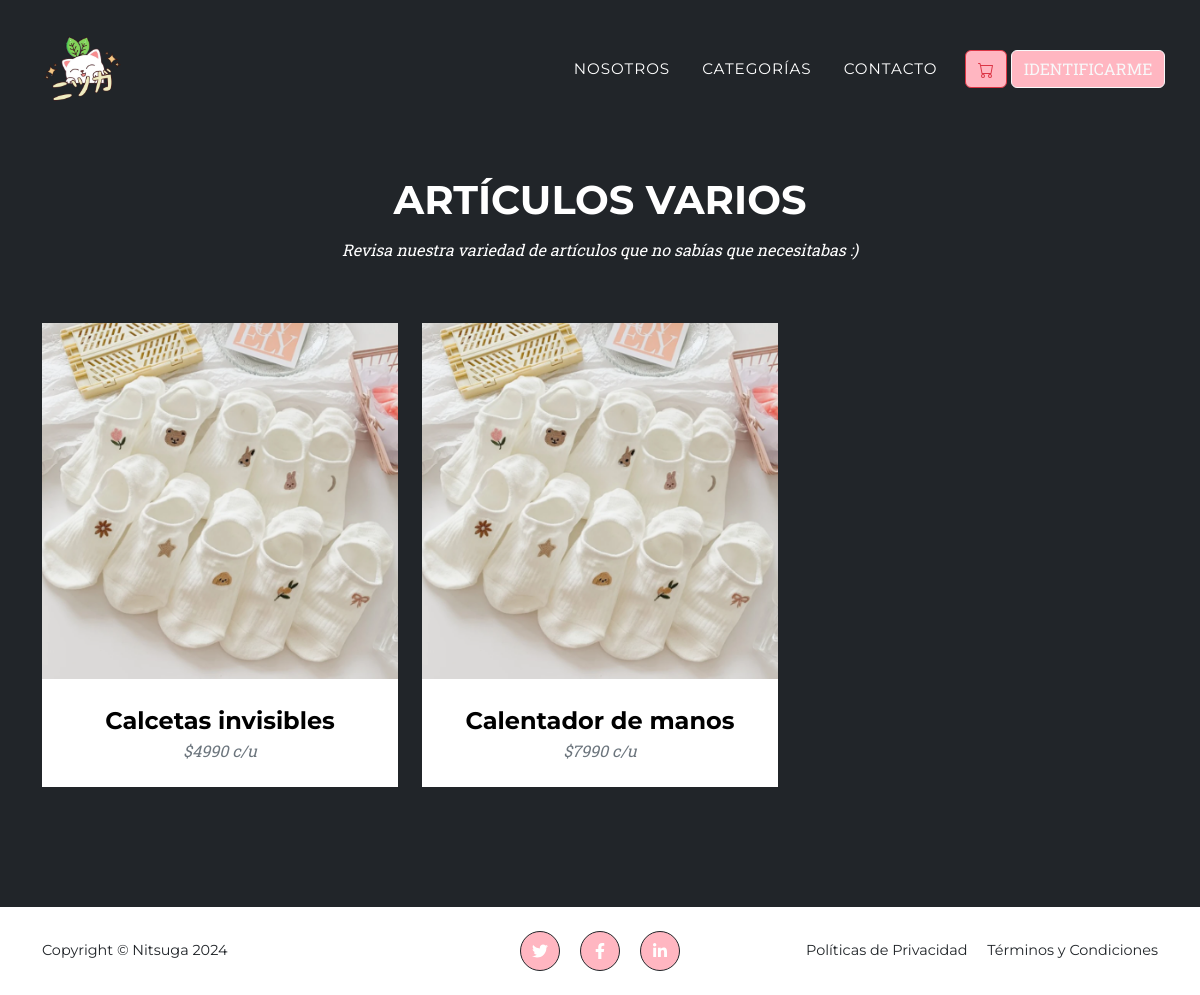
/categorias/2/, run on an earlier commit of the app's database.
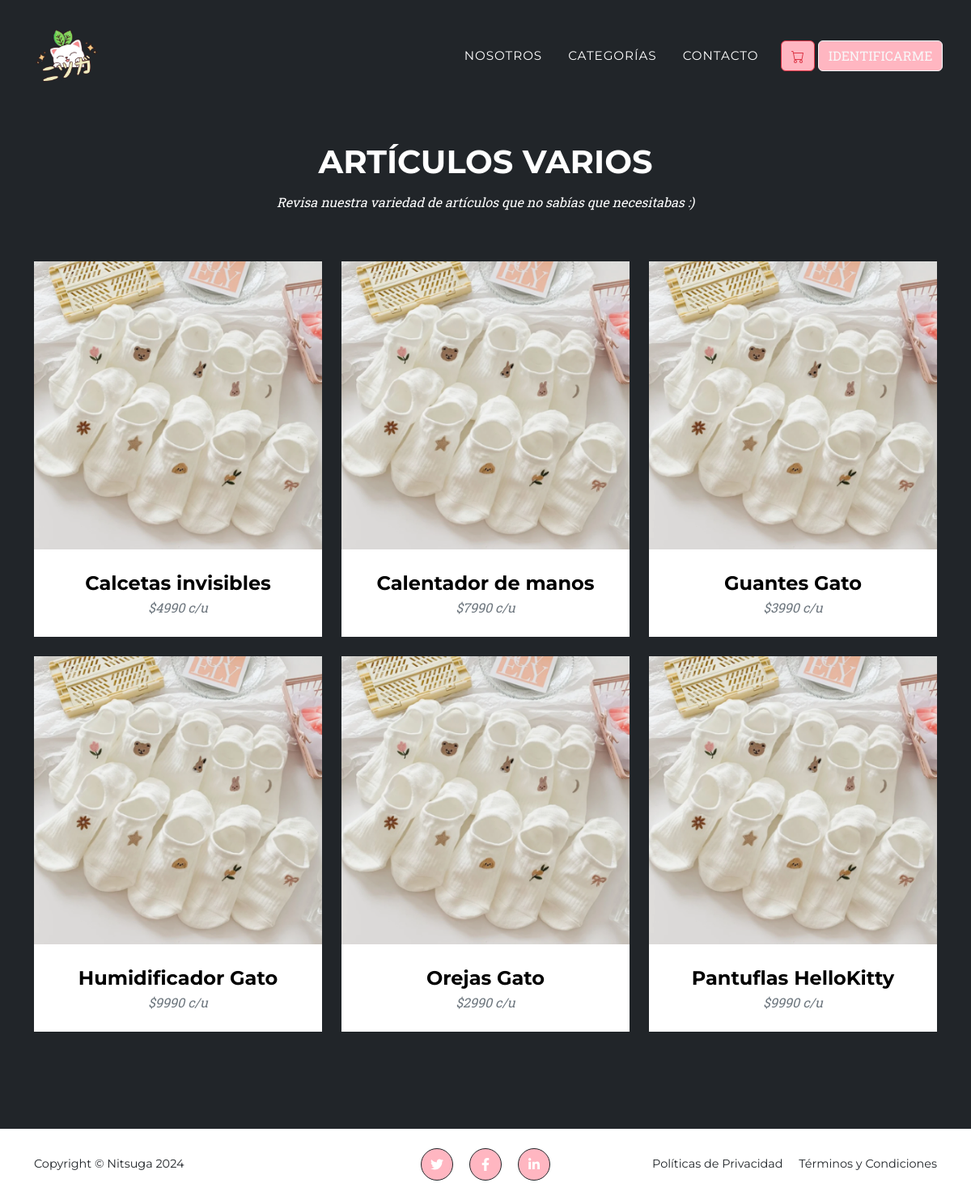
And on a later commit of the database.
### app/models.py (models this page shows, shortened)
class Producto(models.Model):
    nombre = models.CharField(max_length=50)
    precio = models.IntegerField()
    descripcion = models.TextField()
    marca = models.ForeignKey(Marca, default="None", on_delete=models.PROTECT)
    colores = models.ForeignKey(Colores, default="None", on_delete=models.PROTECT)
    disponible = models.BooleanField()
    condicion = models.ForeignKey(Condicion, default="None", on_delete=models.PROTECT)
    categoria = models.ForeignKey(Categoria, default="None", on_delete=models.PROTECT)

### app/views.py (the view)
# urls.py: path('categorias/2/', art_varios, name="art_varios"),
def art_varios(request):
    productos = Producto.objects.filter(categoria=2)
    data = {
        'productos' : productos
    }
    return render(request, 'app/art_varios.html', data)

### app/templates/app/art_varios.html (shortened to what this page needs)
{% extends 'app/base.html' %}
{% load static %}
{% block contenido %}
<section class="page-section bg-dark text-white mb-0" id="portfolio">
    <div class="container">
        <div class="text-center">
            <h2 class="section-heading text-uppercase">Artículos Varios</h2>
            <h3 class="subtitle-category section-subheading">Revisa nuestra variedad de artículos que no sabías que necesitabas :)</h3>
        </div>
        <div class="row">
            {% for p in productos %}
            <div class="col-lg-4 col-sm-6 mb-4">
                <div class="portfolio-item">
                    <a class="portfolio-link" onclick="mostrarDetalleProducto('{{ p.id }}', '{{ p.nombre }}', '{{ p.descripcion }}', '{{ p.precio }}')">
                        <img class="img-fluid" src="{% static 'app/assets/img/portfolio/art_varios/calcetas.png' %}" alt="..." />
                    </a>
                    <div class="portfolio-caption">
                        <div class="portfolio-caption-heading">{{ p.nombre }}</div>
                        <div class="portfolio-caption-subheading text-muted">${{ p.precio }} c/u</div>
                    </div>
                </div>
            </div>
            {% endfor %}
        </div>
    </div>
</section>
{% endblock %}

What changed in the data, as far as the page shows it:
added Producto: nombre "Guantes Gato", precio "3990"
added Producto: nombre "Humidificador Gato", precio "9990"
added Producto: nombre "Orejas Gato", precio "2990"
added Producto: nombre "Pantuflas HelloKitty", precio "9990"
